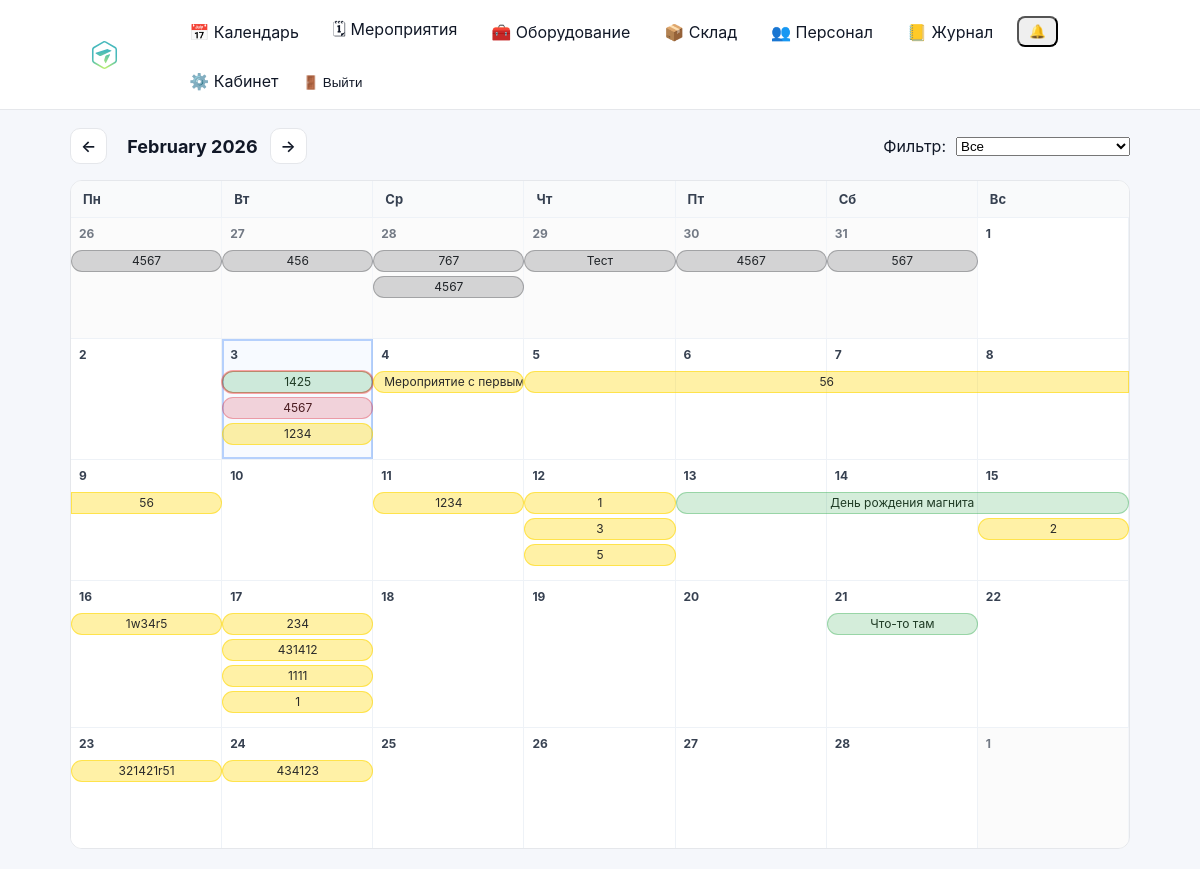
The page /calendar/ (signed in) on the database its author committed.
### events/models.py (models this page shows, shortened)
class Event(models.Model):
    class Meta:
        permissions = [
            ("edit_event_card", "Can edit event card (dates/status/etc)"),
            ("edit_event_equipment", "Can edit event equipment (own/rented)"),
        ]
    STATUS_DRAFT = "draft"
    STATUS_CONFIRMED = "confirmed"
    STATUS_CANCELLED = "cancelled"
    STATUS_CLOSED = "closed"
    STATUS_CHOICES = (
        (STATUS_DRAFT, "Черновик"),
        (STATUS_CONFIRMED, "Подтверждено"),
        (STATUS_CANCELLED, "Отменено"),
        (STATUS_CLOSED, "Закрыто"),
    )
    name = models.CharField(max_length=200)
    start_date = models.DateField()
    end_date = models.DateField(blank=True, null=True)
    client = models.CharField(max_length=200, blank=True)
    location = models.CharField(max_length=200, blank=True)
    responsible = models.ForeignKey(
        User,
        on_delete=models.SET_NULL,
        null=True,
        related_name="events",
    )
    s_engineer = models.ForeignKey(
        User,
        on_delete=models.SET_NULL,
        null=True,
        blank=True,
        related_name="senior_events",
    )
    engineers = models.ManyToManyField(
        User,
        blank=True,
        related_name="engineer_events",
    )
    notes = models.TextField(blank=True, default="")
    is_deleted = models.BooleanField(default=False)
    deleted_at = models.DateTimeField(null=True, blank=True)
    status = models.CharField(
        max_length=20,
        choices=STATUS_CHOICES,
        default=STATUS_DRAFT,
    )
    created_at = models.DateTimeField(auto_now_add=True)

### events/views.py (the view)
# urls.py: path("calendar/", views.calendar_view, name="calendar"),
@login_required
def calendar_view(request: HttpRequest) -> HttpResponse:
    auto_close_past_events()
    year, month = _parse_year_month(request)
    cal_filter = (request.GET.get("filter") or "all").strip()
    if cal_filter not in {"all", "confirmed", "mine"}:
        cal_filter = "all"
    month_days = list(pycalendar.Calendar(firstweekday=0).monthdatescalendar(year, month))
    grid_start = month_days[0][0]
    grid_end = month_days[-1][-1]
    qs = (
        Event.objects.filter(is_deleted=False)
        .filter(start_date__lte=grid_end, end_date__gte=grid_start)
        .select_related("responsible", "s_engineer")
        .prefetch_related("engineers")
        .order_by("start_date", "id")
    )
    can_view_all = _can_view_all_events(request.user)
    if not can_view_all:
        qs = qs.filter(_participation_q(request.user)).distinct()
        cal_filter = "mine"
    if cal_filter == "confirmed":
        qs = qs.filter(status="confirmed")
    elif cal_filter == "mine":
        qs = qs.filter(_participation_q(request.user)).distinct()
    event_problem = {e.id: bool(calculate_shortages(e)) for e in qs}
    week_segments: dict[date, list[dict]] = {}
    for week in month_days:
        ws = week[0]
        we = week[-1]
        segs: list[dict] = []
        for e in qs:
            seg_start = max(e.start_date, ws, grid_start)
            seg_end = min(e.end_date, we, grid_end)
            if seg_end < seg_start:
                continue
            start_col = week.index(seg_start)
            end_col = week.index(seg_end)
            segs.append({
                "event": e,
                "start_col": start_col,
                "end_col": end_col,
                "span": (end_col - start_col + 1),
                "cont_left": e.start_date < ws,
                "cont_right": e.end_date > we,
                "has_problem": event_problem.get(e.id, False),
                "data_start": e.start_date.strftime("%Y-%m-%d"),
                "data_end": e.end_date.strftime("%Y-%m-%d"),
            })
        week_segments[ws] = _pack_lanes(segs)
    return render(request, "events/calendar.html", {
        "year": year,
        "month": month,
        "month_name": pycalendar.month_name[month],
        "month_days": month_days,
        "week_segments": week_segments,
        "filter": cal_filter,
        "can_create_event": can_edit_event_card(request.user),
        "can_view_all_events": can_view_all,
    })

### accounts/context_processors.py (called while the page is built)
def authz_flags(request):
    user = getattr(request, "user", None)
    return {
        "can_manage_staff": can_manage_staff(user),
        "can_edit_event_card": can_edit_event_card(user),
        "can_edit_event_equipment": can_edit_event_equipment(user),
        "can_edit_inventory": can_edit_inventory(user),
        "can_view_stock": can_view_stock(user),
    }

### accounts/permissions.py (called while the page is built)
def _ok(user) -> bool:
    return bool(user and user.is_authenticated)

def is_super(user) -> bool:
    return bool(_ok(user) and getattr(user, "is_superuser", False))

def can_manage_staff(user) -> bool:
    return is_super(user) or (_ok(user) and user.has_perm("accounts.manage_staff"))

def can_edit_inventory(user) -> bool:
    return is_super(user) or (_ok(user) and user.has_perm("inventory.manage_inventory"))

def can_view_stock(user) -> bool:
    return is_super(user) or (_ok(user) and (user.has_perm("inventory.manage_inventory") or user.has_perm("events.edit_event_card")))

def can_edit_event_card(user) -> bool:
    return is_super(user) or (_ok(user) and user.has_perm("events.edit_event_card"))

def can_edit_event_equipment(user) -> bool:
    return is_super(user) or (_ok(user) and user.has_perm("events.edit_event_equipment"))

### events/templatetags/event_extras.py (called while the page is built)
@register.filter
def get_item(dictionary, key):
    if not dictionary:
        return []
    return dictionary.get(key, [])

### events/utils.py (called while the page is built)
def auto_close_past_events():
    today = date.today()
    Event.objects.filter(end_date__lt=today, is_deleted=False).exclude(status__in=["closed", "cancelled"]).update(status="closed")

### events/views.py (called while the page is built)
def _safe_int(v, default=0) -> int:
    try:
        return int(v)
    except Exception:
        return default

def _parse_year_month(request: HttpRequest) -> tuple[int, int]:
    today = timezone.localdate()
    year = _safe_int(request.GET.get("year"), today.year)
    month = _safe_int(request.GET.get("month"), today.month)
    month = max(1, min(12, month))
    return year, month

def _can_view_all_events(user) -> bool:
    if not user or not user.is_authenticated:
        return False
    if getattr(user, "is_superuser", False):
        return True
    groups = set(user.groups.values_list("name", flat=True))
    return (ROLE_MANAGER in groups) or (ROLE_SENIOR_ENGINEER in groups)

### events/templates/events/calendar.html (shortened to what this page needs)
{% extends "base.html" %}
{% load event_extras %}
{% block content %}
{% now "Y-m-d" as today_str %}
<div class="cal-head">
  <div style="display:flex; align-items:center; gap:12px;">
    {% if month > 1 %}
      <a class="btn-secondary" href="?year={{ year }}&month={{ month|add:"-1" }}&filter={{ filter }}">←</a>
    {% else %}
      <a class="btn-secondary" href="?year={{ year|add:"-1" }}&month=12&filter={{ filter }}">←</a>
    {% endif %}
    <strong style="font-size:18px;">{{ month_name }} {{ year }}</strong>
    {% if month < 12 %}
      <a class="btn-secondary" href="?year={{ year }}&month={{ month|add:"1" }}&filter={{ filter }}">→</a>
    {% else %}
      <a class="btn-secondary" href="?year={{ year|add:"1" }}&month=1&filter={{ filter }}">→</a>
    {% endif %}
  </div>
  <form method="get" style="display:flex; align-items:center; gap:10px;">
    <label class="muted" for="filter" style="white-space:nowrap;">Фильтр:</label>
    <select id="filter" name="filter" onchange="this.form.submit()">
      <option value="all" {% if filter == "all" %}selected{% endif %}>Все</option>
    </select>
  </form>
</div>
<div class="cal-wrap">
  <div class="cal-weekdays">
    <div>Пн</div><div>Вт</div><div>Ср</div><div>Чт</div><div>Пт</div><div>Сб</div><div>Вс</div>
  </div>
  {% for week in month_days %}
    <div class="cal-week">
      {% for day in week %}
        <div class="cal-day
                    {% if day.month != month %}other-month{% endif %}
                    {% if day|date:'Y-m-d' == today_str %}today{% endif %}"
             data-day="{{ day|date:'Y-m-d' }}">
          <div class="cal-day-number">{{ day.day }}</div>
        </div>
      {% endfor %}
      <div class="cal-bars">
        {% for seg in week_segments|get_item:week.0 %}
          <div
            class="event-bar
                   status-{{ seg.event.status }}
                   {% if seg.has_problem %}has-problem{% endif %}
                   {% if seg.cont_left %}cont-left{% endif %}
                   {% if seg.cont_right %}cont-right{% endif %}"
            style="--start: {{ seg.start_col }}; --span: {{ seg.span }}; --lane: {{ seg.lane }};"
            draggable="{% if can_create_event %}true{% else %}false{% endif %}"
            data-event-id="{{ seg.event.id }}"
            data-event-name="{{ seg.event.name|escapejs }}"
            data-start="{{ seg.data_start }}"
            data-end="{{ seg.data_end }}"
            data-status="{{ seg.event.status|escapejs }}"
            data-notes="{{ seg.event.notes|default:''|escapejs }}"
            title="{{ seg.event.name }} · {{ seg.event.start_date|date:'d.m.Y' }} – {{ seg.event.end_date|date:'d.m.Y' }} · {{ seg.event.get_status_display }}"
          >
            <a href="{% url 'event_detail' seg.event.id %}?year={{ year }}&month={{ month }}" onclick="return false;">
              {{ seg.event.name }}
            </a>
          </div>
        {% endfor %}
      </div>
    </div>
  {% endfor %}
</div>
{% endblock %}

### static/css/base.css (style rules this page uses)
* { box-sizing: border-box; }
html, body { height: 100%; }
body { margin: 0; font-family: -apple-system, BlinkMacSystemFont, "Segoe UI", Roboto, Arial, sans-serif; background: #f5f7fb; color: #111827; }
a { color: inherit; text-decoration: none; }
.btn-secondary { display: inline-flex; align-items: center; padding: 7px 10px; border-radius: 10px; border: 1px solid #e5e7eb; background: #ffffff; color: #111827; font-weight: 600; text-decoration: none; margin-right: 8px; transition: transform 160ms ease, box-shadow 160ms ease, background 160ms ease; }

### static/css/calendar.css (style rules this page uses)
.other-month { background: #fafafa; color: #9ca3af; }
.status-draft { background: #ffe58a; color: #222; }
.status-confirmed { background: #9be39b; color: #133; }
.status-cancelled { background: #ffb3b3; color: #511; }
.status-closed { background: #5a5a5a; color: #fff; }

### events/templates/events/calendar.html (style rules this page uses)
.cal-wrap { background:#ffffff; border:1px solid #e5e7eb; border-radius:12px; overflow:hidden; }
.cal-head { display:flex; align-items:center; justify-content:space-between; gap:16px; margin-bottom:16px; }
.cal-weekdays { display:grid; grid-template-columns:repeat(7, 1fr); background:#f9fafb; border-bottom:1px solid #eef2f7; }
.cal-weekdays div { padding:10px 12px; font-size:13px; color:#374151; font-weight:700; border-right:1px solid #eef2f7; }
.cal-weekdays div:last-child { border-right:0; }
.cal-week { position:relative; display:grid; grid-template-columns:repeat(7, 1fr); border-bottom:1px solid #eef2f7; --lanes: 3; }
.cal-week:last-child { border-bottom:0; }
.cal-day { min-height:120px; padding:8px; border-right:1px solid #eef2f7; position:relative; cursor:pointer; background:#ffffff; }
.cal-day.other-month { background:#fafafa; color:#9ca3af; cursor:default; opacity: 0.70; }
.cal-day.today { background: rgba(59,130,246,0.04); outline: 2px solid rgba(59,130,246,0.35); outline-offset: -2px; }
.cal-day-number { font-weight:700; font-size:12px; color:#374151; margin-bottom:6px; user-select:none; }
.cal-bars { position:absolute; left:0; right:0; top:26px; height: calc(12px + (var(--lanes) * 26px)); pointer-events:none; overflow:hidden; }
.event-bar { position:absolute; height:22px; display:flex; align-items:center; justify-content:center; padding:0 10px; font-size:12px; line-height:1; white-space:nowrap; overflow:hidden; text-overflow:ellipsis; border:1px solid transparent; box-sizing:border-box; border-radius:999px; pointer-events:auto; user-select:none; left: calc(var(--start) * (100% / 7)); width: calc(var(--span) * (100% / 7)); top: calc(6px + (var(--lane) * 26px)); transition: filter 140ms ease, box-shadow 140ms ease, transform 140ms ease; }
.event-bar a { color:inherit; text-decoration:none; width:100%; text-align:center; display:block; }
.event-bar.cont-left { border-top-left-radius:6px; border-bottom-left-radius:6px; }
.event-bar.cont-right { border-top-right-radius:6px; border-bottom-right-radius:6px; }
.event-bar[draggable="true"] { cursor:grab; }
.event-bar.status-draft { background: rgba(255, 215, 0, .35); border-color: rgba(255, 215, 0, .55); color:#2a2a2a; }
.event-bar.status-confirmed { background: rgba(40, 167, 69, .20); border-color: rgba(40, 167, 69, .35); color:#1f3b25; }
.event-bar.status-cancelled { background: rgba(220, 53, 69, .20); border-color: rgba(220, 53, 69, .35); color:#4a1c20; }
.event-bar.status-closed { background: rgba(33, 37, 41, .18); border-color: rgba(33, 37, 41, .28); color:#1f2327; }
.event-bar.has-problem { outline:2px solid rgba(255, 0, 0, 0.35); outline-offset:-1px; }

### rows shown on the page
Event: event.name "4567"
Event: event.name "456"
Event: event.name "767"
Event: event.name "4567"
Event: event.name "Тест"
Event: event.name "4567"
Event: event.name "567"
Event: event.name "1425"
Event: event.name "4567"
Event: event.name "1234"
Event: event.name "Мероприятие с пер…"
Event: event.name "56"
Event: event.name "1234"
Event: event.name "1"
Event: event.name "3"
Event: event.name "5"
Event: event.name "День рождения магнита"
Event: event.name "2"
Event: event.name "1w34r5"
Event: event.name "234"
Event: event.name "431412"
Event: event.name "1111"
Event: event.name "1"
Event: event.name "Что-то там"
Event: event.name "321421r51"
Event: event.name "434123"

### other values the page prints
{{ month_name }} "February"
{{ year }} "2026"
{{ day.day }} "26" "27" "28" "29" "30" "31" "1" "2" "3" "4" "5" "6" "7" "8" "9" "10" "11" "12" "13" "14" "15" "16" "17" "18" "19" "20" "21" "22" "23" "24" "25" "26" "27" "28" "1"
